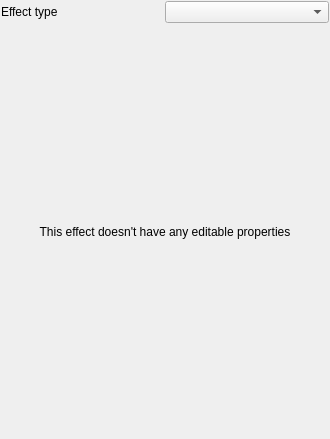
<?xml version="1.0" encoding="UTF-8"?>
<ui version="4.0">
 <class>EffectPropertiesWidget</class>
 <widget class="QWidget" name="EffectPropertiesWidget">
  <property name="geometry">
   <rect>
    <x>0</x>
    <y>0</y>
    <width>330</width>
    <height>439</height>
   </rect>
  </property>
  <property name="windowTitle">
   <string>Form</string>
  </property>
  <layout class="QGridLayout" name="gridLayout">
   <property name="verticalSpacing">
    <number>3</number>
   </property>
   <property name="margin">
    <number>1</number>
   </property>
   <item row="0" column="0">
    <layout class="QHBoxLayout" name="horizontalLayout">
     <item>
      <widget class="QLabel" name="label">
       <property name="text">
        <string>Effect type</string>
       </property>
      </widget>
     </item>
     <item>
      <widget class="QComboBox" name="mEffectTypeCombo">
       <property name="sizePolicy">
        <sizepolicy hsizetype="Minimum" vsizetype="Fixed">
         <horstretch>0</horstretch>
         <verstretch>0</verstretch>
        </sizepolicy>
       </property>
      </widget>
     </item>
    </layout>
   </item>
   <item row="1" column="0">
    <widget class="QStackedWidget" name="stackedWidget">
     <widget class="QWidget" name="pageDummy">
      <layout class="QVBoxLayout" name="verticalLayout">
       <item>
        <widget class="QLabel" name="label_2">
         <property name="text">
          <string>This effect doesn't have any editable properties</string>
         </property>
         <property name="alignment">
          <set>Qt::AlignCenter</set>
         </property>
         <property name="wordWrap">
          <bool>true</bool>
         </property>
        </widget>
       </item>
      </layout>
     </widget>
    </widget>
   </item>
  </layout>
 </widget>
 <resources/>
 <connections/>
</ui>
